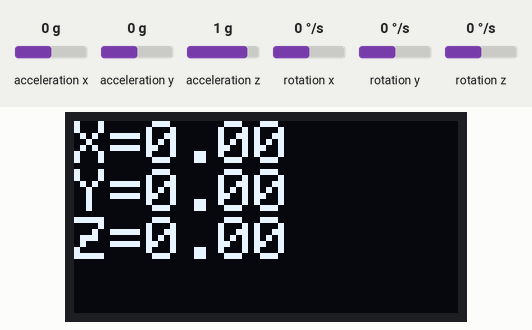
Recording of a program running on a simulated ESP32. On the bench: 128×64 one-colour display. Inputs (shaded band) come from the test bench; at power-on: rotation z 0 °/s, acceleration x 0 g, acceleration y 0 g, acceleration z 1 g, rotation x 0 °/s, rotation y 0 °/s. The ROS host is connected and sends only what is stated; what the program prints to the serial monitor is not drawn.

Above: at 5.2 s.
5.3 s: rotation z set to -192 °/s
At 5.5 s:
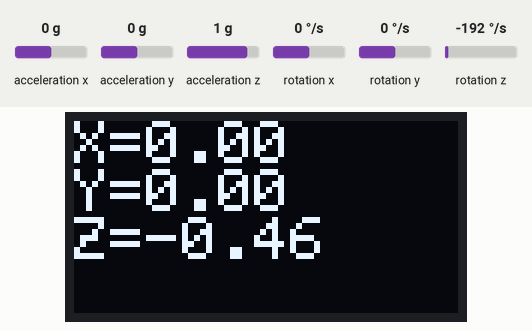
6.9 s: acceleration x set to -1.4 g
At 7.01 s:
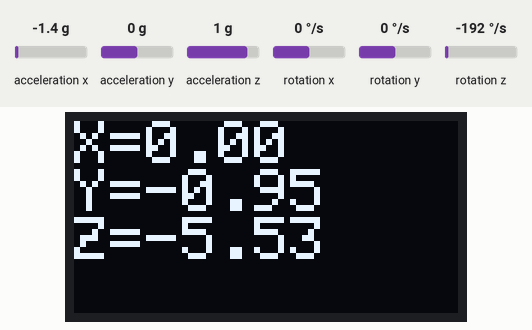
8.4 s: acceleration y set to -1.4 g
At 8.52 s:
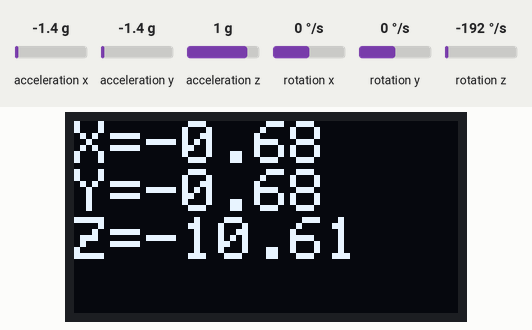
9.9 s: acceleration z set to -1.4 g
At 10.04 s:
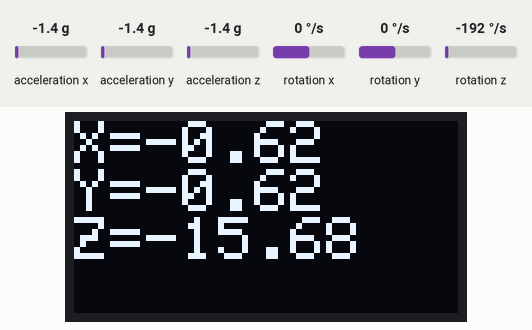
11.4 s: acceleration x set to -0.8 g
At 11.55 s:
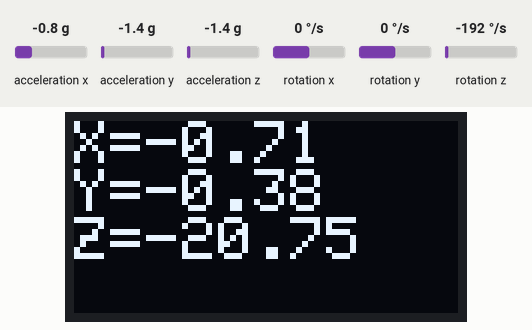
Timing chart, 0 to 13.9 s (numbered marks = the images above; inputs shaded):
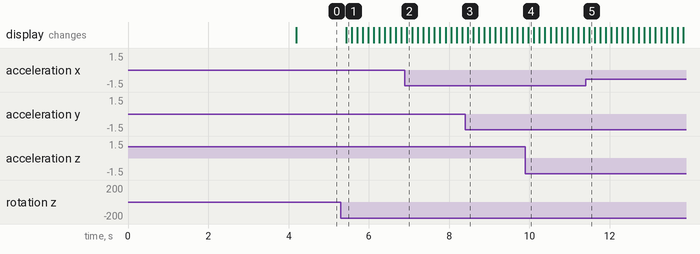

The program:

main.cpp
```cpp
#include <Arduino.h>
#include <micro_ros_platformio.h>    // 包含用于 ESP32 的 micro-ROS PlatformIO 库
#include <WiFi.h>                    // 包含 ESP32 的 WiFi 库
#include <rcl/rcl.h>                 // 包含 ROS 客户端库 (RCL)
#include <rclc/rclc.h>               // 包含用于 C 的 ROS 客户端库 (RCLC)
#include <rclc/executor.h>           // 包含 RCLC 执行程序库，用于执行订阅和发布

/*1、包含microROS消息头文件*/
#include <micro_ros_utilities/string_utilities.h>
/*imu*/
#include <sensor_msgs/msg/imu.h>

/*2、声明发布者、订阅者*/
rclc_executor_t executor;          // 创建一个 RCLC 执行程序对象，用于处理订阅和发布
rclc_support_t support;            // 创建一个 RCLC 支持对象，用于管理 ROS2 上下文和节点
rcl_allocator_t allocator;         // 创建一个 RCL 分配器对象，用于分配内存
rcl_node_t node;                   // 创建一个 RCL 节点对象，用于此基于 ESP32 的机器人小车
rcl_timer_t timer;

rcl_publisher_t imu_publisher;   // 用于发布机器人的imu信息
sensor_msgs__msg__Imu imu_msg;    // 机器人的imu消息


/*imu*/
#include "IMU.h"
MPU6050 mpu(Wire); // 初始化MPU6050对象
IMU imu(mpu);      // 初始化IMU对象
imu_t imu_data;
#include <math.h>

/*oled*/
// #include "Wire.h"
#include <Adafruit_GFX.h>     // 加载Adafruit_GFX库
#include <Adafruit_SSD1306.h> // 加载Adafruit_SSD1306库
Adafruit_SSD1306 display;     // 声明对象

// 定义定时器接收回调函数
void timer_callback(rcl_timer_t *timer, int64_t last_call_time)
{
  RCLC_UNUSED(last_call_time);
  if (timer != NULL)
  {
    // 发布imu消息
    rcl_publish(&imu_publisher, &imu_msg, NULL);
  }
}


void setup()
{
  // 初始化串口通信，波特率为115200
  Serial.begin(115200);
  /*========================OLED初始化====================================*/
  Wire.begin(18, 19);
  /*========================OLED初始化====================================*/
  display = Adafruit_SSD1306(128, 64, &Wire);
  display.begin(SSD1306_SWITCHCAPVCC, 0x3C); // 设置OLED的I2C地址
  display.clearDisplay();                    // 清空屏幕
  display.setTextSize(2);                    // 设置字体大小
  display.setCursor(0, 0);                   // 设置开始显示文字的坐标
  display.setTextColor(SSD1306_WHITE);       // 设置字体颜色
  display.println("hello oled!");            // 输出的字符
  display.display();

  /*========================IMU初始化====================================*/
  imu.begin(18, 19); // 初始化IMU,使用18，19引脚
  /*========================IMU初始化====================================*/
  // 设置 micro-ROS 代理的 IP 地址。
  IPAddress agent_ip;
  agent_ip.fromString("192.168.22.36");
  // 使用 WiFi 网络和代理 IP 设置 micro-ROS 传输层。
  set_microros_wifi_transports("glyz", "85856666", agent_ip, 8888);
  // 等待 2 秒，以便网络连接得到建立。
  delay(2000);

  // 设置 micro-ROS 支持结构、节点和订阅。
  allocator = rcl_get_default_allocator();
  rclc_support_init(&support, 0, NULL, &allocator);
  rclc_node_init_default(&node, "esp32_car", "", &support);
  /*添加发布IMU*/
  rclc_publisher_init_best_effort(
    &imu_publisher,
    &node,
    ROSIDL_GET_MSG_TYPE_SUPPORT(sensor_msgs, msg, Imu),
    "imu");

  // 创建定时器，200ms发一次
  const unsigned int timer_timeout = 200;
  rclc_timer_init_default(
      &timer,
      &support,
      RCL_MS_TO_NS(timer_timeout),
      timer_callback);

  // 设置 micro-ROS 执行器，并将订阅添加到其中。
  rclc_executor_init(&executor, &support.context, 1, &allocator);
  // 给执行器添加定时器
  rclc_executor_add_timer(&executor, &timer);
}

void loop()
{
  delay(100);
  rclc_executor_spin_some(&executor, RCL_MS_TO_NS(100));
  /*imu*/
  imu.update();
  imu.getImuData(imu_data); // 获取IMU数据结构体

  imu_msg.header.frame_id =  micro_ros_string_utilities_set(imu_msg.header.frame_id, "imu_frame");
  int64_t current_time = rmw_uros_epoch_millis();
  imu_msg.header.stamp.sec = current_time * 1e-3;
  imu_msg.header.stamp.nanosec = current_time - imu_msg.header.stamp.sec * 1000;

  for (int i = 0; i < 9; ++i) {
    imu_msg.orientation_covariance[i] = 0.0;
      imu_msg.linear_acceleration_covariance[i] = 0.0;
      imu_msg.angular_velocity_covariance[i] = 0.0;
  }
  // 填充线性加速度数据
  imu_msg.linear_acceleration.x = imu_data.linear_acceleration.x;
  imu_msg.linear_acceleration.y = imu_data.linear_acceleration.y;
  imu_msg.linear_acceleration.z = imu_data.linear_acceleration.z;

  // imu_msg.linear_acceleration_covariance = [0]

  // 填充角速度数据
  imu_msg.angular_velocity.x = imu_data.angular_velocity.x* M_PI / 180.0;
  imu_msg.angular_velocity.y = imu_data.angular_velocity.y* M_PI / 180.0;
  imu_msg.angular_velocity.z = imu_data.angular_velocity.z* M_PI / 180.0;

  // imu_msg.angular_velocity_covariance = [0]

  // 填充姿态四元数数据
  imu_msg.orientation.w = imu_data.orientation.w;
  imu_msg.orientation.x = imu_data.orientation.x;
  imu_msg.orientation.y = imu_data.orientation.y;
  imu_msg.orientation.z = imu_data.orientation.z;

  // imu_msg.orientation_covariance = [0]

  // 发布imu消息
  rcl_publish(&imu_publisher, &imu_msg, NULL);

  /*==========================OLED显示===========================*/
  display.clearDisplay();  // 清空屏幕
  display.setCursor(0, 0); // 设置开始显示文字的坐标
  display.print("X=");   // 输出X
  display.println(imu_data.angle_euler.x);
  display.print("Y="); // 输出Y
  display.println(imu_data.angle_euler.y);
  display.print("Z="); // 输出Z
  display.println(imu_data.angle_euler.z);
  display.display();
  Serial.printf("6050:%f,%f,%f\r\n", imu_data.angle_euler.x,imu_data.angle_euler.y, imu_data.angle_euler.z);
}
```

Measured:
- after the input at 5.3 s, the display: changes after 0.13 s (image 1)
